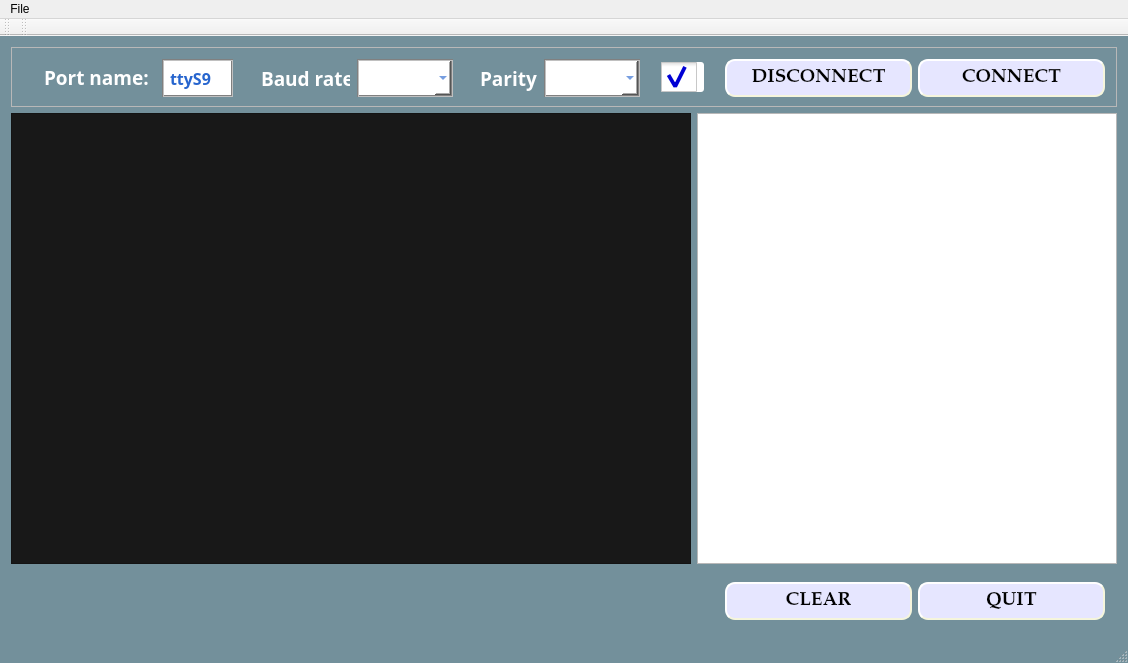
<?xml version="1.0" encoding="UTF-8"?>
<ui version="4.0">
 <class>MainWindow</class>
 <widget class="QMainWindow" name="MainWindow">
  <property name="geometry">
   <rect>
    <x>0</x>
    <y>0</y>
    <width>1128</width>
    <height>663</height>
   </rect>
  </property>
  <property name="font">
   <font>
    <family>Candara,Calibri,loma</family>
    <pointsize>14</pointsize>
    <italic>false</italic>
   </font>
  </property>
  <property name="windowTitle">
   <string>Read device parameters</string>
  </property>
  <property name="styleSheet">
   <string notr="true">#MainWindow{
	background: rgba(32, 80, 96, 100);
	font-family:Candara, Calibri, loma;
	font-size: 14pt;
	font-style: normal;
}

QHeaderView::section{
spacing: 64px;
background: rgba(32, 80, 96, 100);
min-height: 40px;
min-width: 10em;
color: white;
/*border: 2px solid #2e4053;*/
margin: 1px;
text-align: center;
font-family: URW Palladio L, Candara;
font: bold 14pt;
}

#search_frame, #button_frame{
	background: transparent;
	font-family: URW Palladio L, Candara;
	font-size: 14pt
}

#treeView{
	background-color: white;
	font-family: URW Palladio L, Candara;
     font: bold 14pt;
}

QPushButton {
     background-color: rgb(230, 230, 255); /*#4D4D4D;*/
		font-family: URW Palladio L, Candara;
     border-style:outset;
     border-width: 2px;
     border-radius: 10px;
     border-color: beige;
     font: bold 14pt;
     min-width: 7em;
     padding: 4px;
}

#console_pte{
 	color : green; 
	background-color : rgb(24, 24, 24);
 	font-weight: 14pt;
	font-family: loma;
}</string>
  </property>
  <widget class="QWidget" name="centralWidget">
   <layout class="QVBoxLayout" name="verticalLayout">
    <item>
     <widget class="QFrame" name="connect_frame">
      <property name="minimumSize">
       <size>
        <width>148</width>
        <height>52</height>
       </size>
      </property>
      <property name="maximumSize">
       <size>
        <width>16777215</width>
        <height>60</height>
       </size>
      </property>
      <property name="styleSheet">
       <string notr="true">QLabel{
	color: white;
	margin: 1px;
	text-align: center;
	font-family: Candara,  URW Palladio L;
	font: bold 14pt;
}

QLineEdit, QComboBox {
    color: rgb(39, 101, 206);
    background-color: rgb(255, 255, 255);
    selection-color: white;
    selection-background-color: rgb(191, 31, 127);
    border: 2px groove gray;
	font-family: Candara,  URW Palladio L;
	font: bold 12pt;
    padding: 2px 4px;
}



QCheckBox::indicator {
	/*border: 3px solid #5A5A5A;
    border : 1px solid #a6a6a6;

    border-radius : 3px;
    top : 0px;*/
    width :36px;
    height : 30px;
}

QCheckBox{ 
	background: white;
	/*background: transparent;
	border: 0;*/
	/*border: 1px solid #5A5A5A;*/
	border-radius : 3px;
    width: 1px;
    height: 30px;
}

QCheckBox:hover, QCheckBox:checked {
    color: orange;
}

QCheckBox:!checked {
    color: blue;
}
</string>
      </property>
      <property name="frameShape">
       <enum>QFrame::StyledPanel</enum>
      </property>
      <property name="frameShadow">
       <enum>QFrame::Raised</enum>
      </property>
      <layout class="QHBoxLayout" name="horizontalLayout_2">
       <item>
        <spacer name="horizontalSpacer_6">
         <property name="orientation">
          <enum>Qt::Horizontal</enum>
         </property>
         <property name="sizeHint" stdset="0">
          <size>
           <width>40</width>
           <height>20</height>
          </size>
         </property>
        </spacer>
       </item>
       <item>
        <widget class="QLabel" name="port_label">
         <property name="font">
          <font>
           <family>Candara,URW Palladio L</family>
           <pointsize>14</pointsize>
           <weight>75</weight>
           <italic>false</italic>
           <bold>true</bold>
          </font>
         </property>
         <property name="text">
          <string>Port name:</string>
         </property>
        </widget>
       </item>
       <item>
        <widget class="QLineEdit" name="portname_led">
         <property name="minimumSize">
          <size>
           <width>64</width>
           <height>38</height>
          </size>
         </property>
         <property name="maximumSize">
          <size>
           <width>96</width>
           <height>40</height>
          </size>
         </property>
         <property name="text">
          <string>ttyS9</string>
         </property>
        </widget>
       </item>
       <item>
        <spacer name="horizontalSpacer_3">
         <property name="orientation">
          <enum>Qt::Horizontal</enum>
         </property>
         <property name="sizeHint" stdset="0">
          <size>
           <width>40</width>
           <height>20</height>
          </size>
         </property>
        </spacer>
       </item>
       <item>
        <widget class="QLabel" name="baudrate_label">
         <property name="minimumSize">
          <size>
           <width>96</width>
           <height>38</height>
          </size>
         </property>
         <property name="font">
          <font>
           <family>Candara,URW Palladio L</family>
           <pointsize>14</pointsize>
           <weight>75</weight>
           <italic>false</italic>
           <bold>true</bold>
          </font>
         </property>
         <property name="text">
          <string>Baud rate:</string>
         </property>
        </widget>
       </item>
       <item>
        <widget class="QComboBox" name="baudrate_cbx">
         <property name="minimumSize">
          <size>
           <width>96</width>
           <height>38</height>
          </size>
         </property>
         <property name="maximumSize">
          <size>
           <width>128</width>
           <height>40</height>
          </size>
         </property>
        </widget>
       </item>
       <item>
        <spacer name="horizontalSpacer_4">
         <property name="orientation">
          <enum>Qt::Horizontal</enum>
         </property>
         <property name="sizeHint" stdset="0">
          <size>
           <width>40</width>
           <height>20</height>
          </size>
         </property>
        </spacer>
       </item>
       <item>
        <widget class="QLabel" name="parity_label">
         <property name="minimumSize">
          <size>
           <width>64</width>
           <height>38</height>
          </size>
         </property>
         <property name="maximumSize">
          <size>
           <width>96</width>
           <height>16777215</height>
          </size>
         </property>
         <property name="font">
          <font>
           <family>Candara,URW Palladio L</family>
           <pointsize>14</pointsize>
           <weight>75</weight>
           <italic>false</italic>
           <bold>true</bold>
          </font>
         </property>
         <property name="text">
          <string>Parity:</string>
         </property>
        </widget>
       </item>
       <item>
        <widget class="QComboBox" name="parity_cbx">
         <property name="minimumSize">
          <size>
           <width>96</width>
           <height>38</height>
          </size>
         </property>
         <property name="maximumSize">
          <size>
           <width>128</width>
           <height>40</height>
          </size>
         </property>
        </widget>
       </item>
       <item>
        <spacer name="horizontalSpacer_7">
         <property name="orientation">
          <enum>Qt::Horizontal</enum>
         </property>
         <property name="sizeHint" stdset="0">
          <size>
           <width>40</width>
           <height>20</height>
          </size>
         </property>
        </spacer>
       </item>
       <item>
        <widget class="QCheckBox" name="carriage_return_ckbx">
         <property name="layoutDirection">
          <enum>Qt::LeftToRight</enum>
         </property>
         <property name="text">
          <string/>
         </property>
         <property name="checked">
          <bool>true</bool>
         </property>
        </widget>
       </item>
       <item>
        <spacer name="horizontalSpacer_5">
         <property name="orientation">
          <enum>Qt::Horizontal</enum>
         </property>
         <property name="sizeHint" stdset="0">
          <size>
           <width>40</width>
           <height>20</height>
          </size>
         </property>
        </spacer>
       </item>
       <item>
        <spacer name="horizontalSpacer_2">
         <property name="orientation">
          <enum>Qt::Horizontal</enum>
         </property>
         <property name="sizeHint" stdset="0">
          <size>
           <width>4</width>
           <height>20</height>
          </size>
         </property>
        </spacer>
       </item>
       <item>
        <widget class="QPushButton" name="deconnect_button">
         <property name="minimumSize">
          <size>
           <width>187</width>
           <height>38</height>
          </size>
         </property>
         <property name="maximumSize">
          <size>
           <width>156</width>
           <height>40</height>
          </size>
         </property>
         <property name="text">
          <string>DISCONNECT</string>
         </property>
        </widget>
       </item>
       <item>
        <widget class="QPushButton" name="connect_button">
         <property name="minimumSize">
          <size>
           <width>187</width>
           <height>38</height>
          </size>
         </property>
         <property name="maximumSize">
          <size>
           <width>156</width>
           <height>40</height>
          </size>
         </property>
         <property name="text">
          <string>CONNECT</string>
         </property>
        </widget>
       </item>
      </layout>
     </widget>
    </item>
    <item>
     <layout class="QHBoxLayout" name="horizontalLayout_3">
      <item>
       <widget class="QPlainTextEdit" name="console_pte">
        <property name="font">
         <font>
          <family>loma</family>
         </font>
        </property>
       </widget>
      </item>
      <item>
       <widget class="QPlainTextEdit" name="small_console_pte">
        <property name="minimumSize">
         <size>
          <width>360</width>
          <height>0</height>
         </size>
        </property>
        <property name="maximumSize">
         <size>
          <width>420</width>
          <height>16777215</height>
         </size>
        </property>
        <property name="font">
         <font>
          <family>Loma</family>
          <pointsize>12</pointsize>
         </font>
        </property>
       </widget>
      </item>
     </layout>
    </item>
    <item>
     <widget class="QFrame" name="button_frame">
      <property name="minimumSize">
       <size>
        <width>148</width>
        <height>52</height>
       </size>
      </property>
      <property name="maximumSize">
       <size>
        <width>16777215</width>
        <height>60</height>
       </size>
      </property>
      <property name="frameShape">
       <enum>QFrame::StyledPanel</enum>
      </property>
      <property name="frameShadow">
       <enum>QFrame::Raised</enum>
      </property>
      <layout class="QHBoxLayout" name="horizontalLayout">
       <item>
        <spacer name="horizontalSpacer">
         <property name="orientation">
          <enum>Qt::Horizontal</enum>
         </property>
         <property name="sizeHint" stdset="0">
          <size>
           <width>341</width>
           <height>20</height>
          </size>
         </property>
        </spacer>
       </item>
       <item>
        <widget class="QPushButton" name="clear_button">
         <property name="minimumSize">
          <size>
           <width>187</width>
           <height>38</height>
          </size>
         </property>
         <property name="maximumSize">
          <size>
           <width>156</width>
           <height>40</height>
          </size>
         </property>
         <property name="text">
          <string>CLEAR</string>
         </property>
        </widget>
       </item>
       <item>
        <widget class="QPushButton" name="quit_button">
         <property name="minimumSize">
          <size>
           <width>187</width>
           <height>38</height>
          </size>
         </property>
         <property name="maximumSize">
          <size>
           <width>156</width>
           <height>40</height>
          </size>
         </property>
         <property name="text">
          <string>QUIT</string>
         </property>
        </widget>
       </item>
      </layout>
     </widget>
    </item>
   </layout>
  </widget>
  <widget class="QMenuBar" name="menuBar">
   <property name="geometry">
    <rect>
     <x>0</x>
     <y>0</y>
     <width>1128</width>
     <height>22</height>
    </rect>
   </property>
   <widget class="QMenu" name="menuFile">
    <property name="title">
     <string>File</string>
    </property>
    <addaction name="actionQuit"/>
   </widget>
   <addaction name="menuFile"/>
  </widget>
  <widget class="QToolBar" name="mainToolBar">
   <attribute name="toolBarArea">
    <enum>TopToolBarArea</enum>
   </attribute>
   <attribute name="toolBarBreak">
    <bool>false</bool>
   </attribute>
  </widget>
  <widget class="QStatusBar" name="statusBar"/>
  <widget class="QToolBar" name="toolBar">
   <property name="windowTitle">
    <string>toolBar</string>
   </property>
   <attribute name="toolBarArea">
    <enum>TopToolBarArea</enum>
   </attribute>
   <attribute name="toolBarBreak">
    <bool>false</bool>
   </attribute>
  </widget>
  <action name="actionQuit">
   <property name="text">
    <string>Quit</string>
   </property>
  </action>
 </widget>
 <layoutdefault spacing="6" margin="11"/>
 <resources/>
 <connections/>
</ui>
